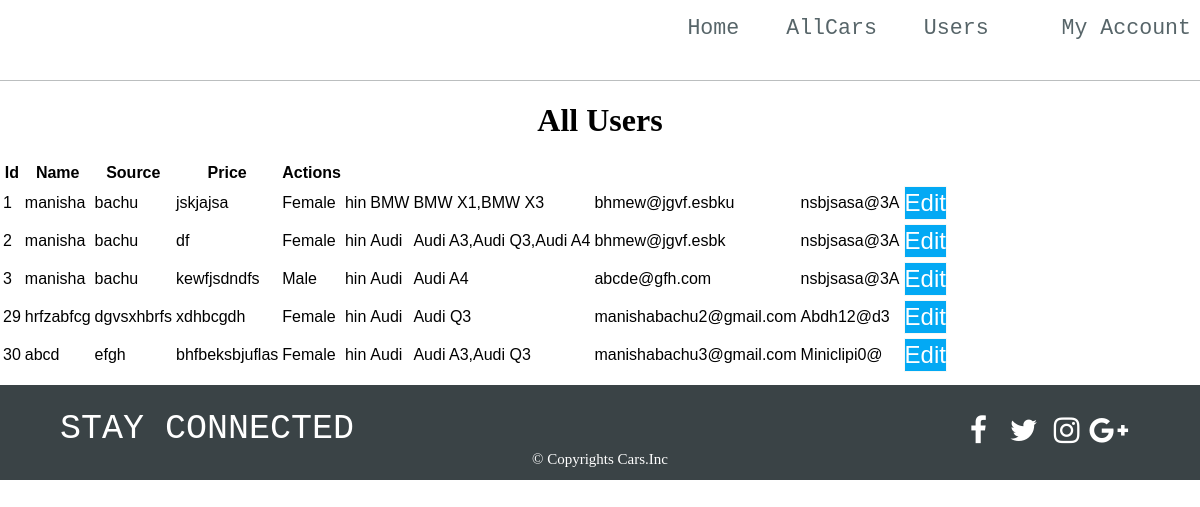
The page /show.php on the database its author committed.
### tables this page shows
CREATE TABLE `users` (
  `id` int(32) UNSIGNED NOT NULL,
  `firstname` varchar(50) NOT NULL,
  `lastname` varchar(50) NOT NULL,
  `address` varchar(250) NOT NULL,
  `gender` varchar(50) NOT NULL,
  `language` varchar(50) NOT NULL,
  `company` varchar(50) NOT NULL,
  `model` varchar(50) NOT NULL,
  `email` varchar(50) NOT NULL,
  `password` varchar(50) NOT NULL,
  `status` int(1) NOT NULL
);

### show.php (the view, shortened to what this page needs)
<!DOCTYPE html>
<html>
<head>
<link rel="stylesheet" type="text/css" href ="car12css.css">
<link rel="stylesheet" type="text/css" href ="datatablecss.css">
</head>
<?php include 'adminheader.php';?>
<h1 id="tab">All Users</h1>
<?php
$servername = "localhost";
$username = "root";
$password = "password";
$dbname="intern";
$tablename="users";
echo "<table id=\"myTable\"class=\"abc\"><thead><th class=\"abc\">Id</th><th class=\"abc\">name</th><th class=\"abc\">source</th><th class=\"abc\">price</th><th class=\"abc\">Actions</th></thead><tbody>";
$conn = new mysqli($servername, $username, $password, $dbname);
$sql = "SELECT * FROM $tablename";
$result = $conn->query($sql);
if ($result->num_rows > 0) {
    while($row = $result->fetch_assoc()) {
		$id1=$row["id"];
        echo "<tr ><td>".$row["id"]."</td><td>". $row["firstname"]."</td><td>".  $row["lastname"]."</td><td>".$row["address"]."</td><td>".$row["gender"]."</td><td>".$row["language"]."</td><td>".$row["company"]."</td><td>".$row["model"]."</td><td>".$row["email"]."</td><td>".$row["password"].
		"</td><td><form action=\"form.php\" method=\"post\"><input type=\"hidden\" name=\"id1\" value=$id1><input type=\"submit\"  class=\"but\" value=\"Edit\"></form>";
		}
} else {
}
echo "</tbody></table>";
?>
<?php include 'footer.php'?>

### car12css.css (style rules this page uses)
table.abc { font-family:arial; margin-bottom:5px; }
h1 { text-align:center; }
th.abc { text-transform: capitalize; }
.but { width: 100%; border: 1px solid #f6f9f6; color: white; font-size: 0.7em; background-color: #03A9F4; padding: 2% 0%; }
@media screen and (min-width:768px) { .but { margin:0; font-size:1.5em; padding:2px 0px; } }

### abc.css (style rules this page uses)
html,body { height:100%; margin:0%; }

### rows shown on the page
users: id "1", firstname "manisha", lastname "bachu", address "jskjajsa", gender "Female", language "hin", company "BMW", model "BMW X1,BMW X3", email "bhmew@jgvf.esbku", password "nsbjsasa@3A"
users: id "2", firstname "manisha", lastname "bachu", address "df", gender "Female", language "hin", company "Audi", model "Audi A3,Audi Q3,Audi A4", email "bhmew@jgvf.esbk", password "nsbjsasa@3A"
users: id "3", firstname "manisha", lastname "bachu", address "kewfjsdndfs", gender "Male", language "hin", company "Audi", model "Audi A4", email "abcde@gfh.com", password "nsbjsasa@3A"
users: id "29", firstname "hrfzabfcg", lastname "dgvsxhbrfs", address "xdhbcgdh", gender "Female", language "hin", company "Audi", model "Audi Q3", email "manishabachu2@gmail.com", password "Abdh12@d3"
users: id "30", firstname "abcd", lastname "efgh", address "bhfbeksbjuflas", gender "Female", language "hin", company "Audi", model "Audi A3,Audi Q3", email "manishabachu3@gmail.com", password "Miniclipi0@"
